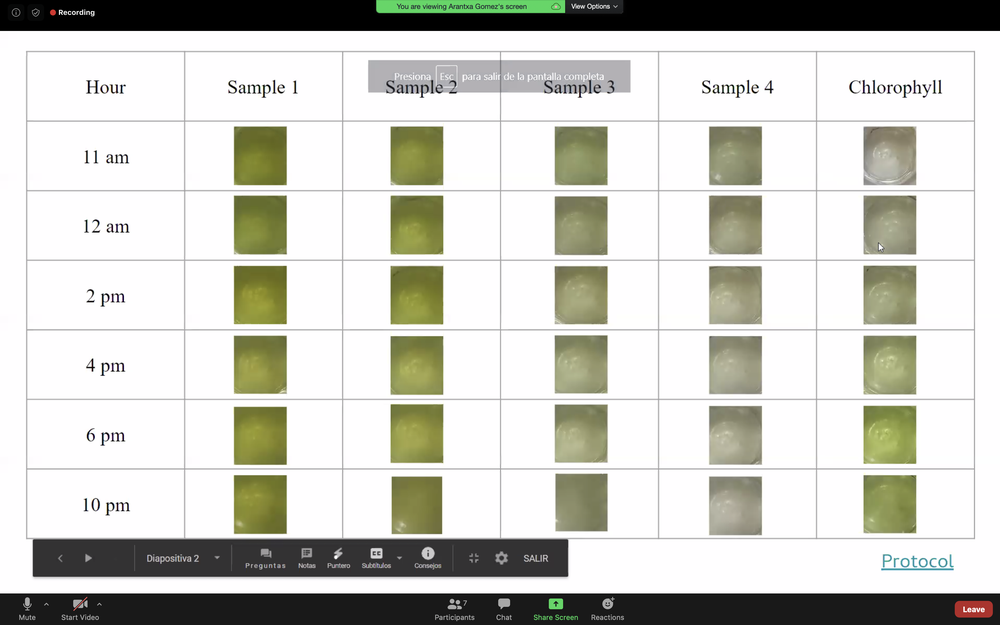
#> input picture data/input/test_images/test_image.png, 1000 x 625 px, shrunk from 3360 x 2100 before the run
$ python blur.py
#> lines starting #> are read from the running program, lines starting #| are printed output that depends on the picture
import cv2
import numpy as np
import scipy.stats as st

def gkern(kernlen, nsig):
	"""Returns a 2D Gaussian kernel."""

	x = np.linspace(-nsig, nsig, kernlen+1)
	kern1d = np.diff(st.norm.cdf(x))
	kern2d = np.outer(kern1d, kern1d)
	return kern2d/kern2d.sum()

image = cv2.imread("data/input/test_images/test_image.png")
#> image is the input picture: shape (625, 1000, 3); mean B, G, R 197.2, 204.1, 204.1

kernel_index = 10
kernel_size = 2 * kernel_index + 1
kernel_reshape_factor = 3

gray = cv2.cvtColor(image, cv2.COLOR_BGR2GRAY)
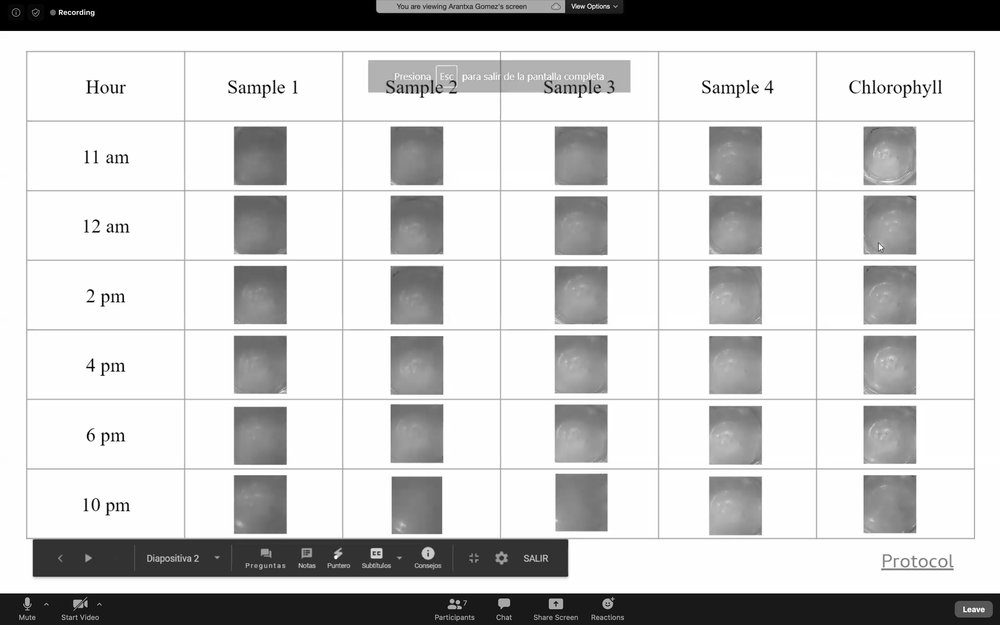
#> gray: shape (625, 1000); min 0, max 255, mean 203.1
blurred = cv2.GaussianBlur(gray, (kernel_size, kernel_size), 0)
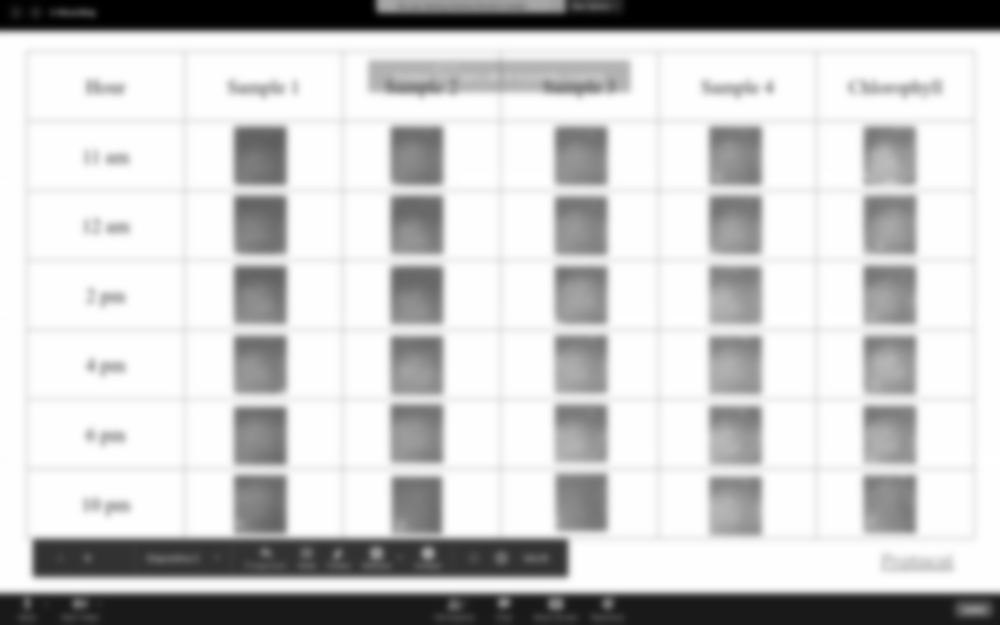
#> blurred: shape (625, 1000); min 0, max 255, mean 203.1

# First method
kernel_sharp = -np.ones((kernel_size, kernel_size))
kernel_sharp[kernel_index, kernel_index] = kernel_size ** 2

# Second method
kernel_sharp = kernel_reshape_factor * gkern(kernel_size, 20)
kernel_sharp -= (kernel_reshape_factor - 1) / kernel_size ** 2
print(np.sum(kernel_sharp))

sharpened = cv2.filter2D(blurred, -1, kernel_sharp)
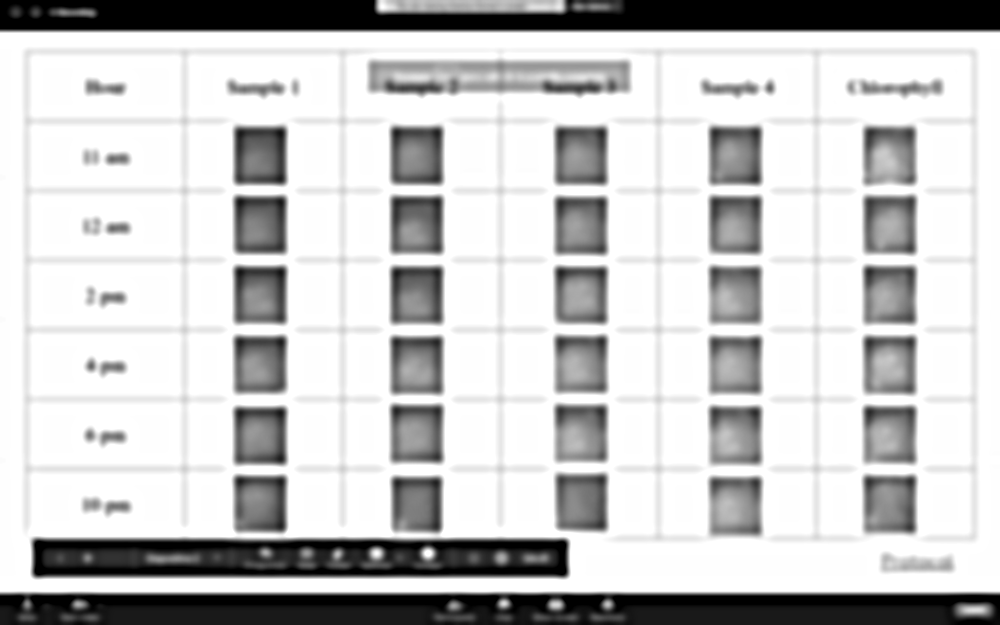
#> sharpened: shape (625, 1000); min 0, max 255, mean 199.6

cv2.imwrite("data/gray/test_images/test_image.png", gray)
cv2.imwrite("data/blurred/test_images/test_image.png", blurred)
cv2.imwrite("data/sharpened/test_images/test_image.png", sharpened)
